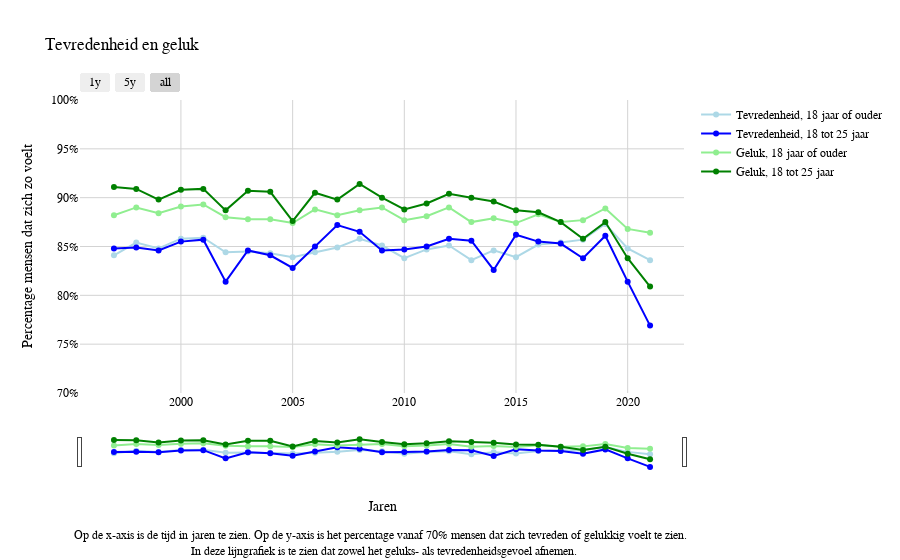

The code cell stored with this chart in its notebook:
### Code cell
trace1 = go.Scatter(x = gl['Category'], 
                    y = gl['Tevredenheid, 18 jaar of ouder'], 
                    mode = 'lines + markers', 
                    name = 'Tevredenheid, 18 jaar of ouder', 
                    marker = dict(color = 'lightblue'))
trace2 = go.Scatter(x = gl['Category'], 
                    y = gl['Tevredenheid, 18 tot 25 jaar'], 
                    mode = 'lines + markers', 
                    name = 'Tevredenheid, 18 tot 25 jaar',
                   marker = dict(color = 'blue'))
trace3 = go.Scatter(x = gl['Category'], 
                    y = gl['Geluk, 18 tot 25 jaar'], 
                    mode = 'lines + markers', 
                    name = 'Geluk, 18 tot 25 jaar',
                   marker = dict(color = 'green'))
trace4 = go.Scatter(x = gl['Category'], 
                    y = gl['Geluk, 18 jaar of ouder'], 
                    mode = 'lines + markers', 
                    name = 'Geluk, 18 jaar of ouder',
                   marker = dict(color = 'lightgreen'))

Layout = go.Layout(title = 'Tevredenheid en geluk',
                  xaxis = dict(title = 'Jaren', gridcolor = 'lightgrey'),
                  yaxis = dict(title = 'Percentage mensen dat zich zo voelt', tickformat = ',.0%', range = [0.7, 1], gridcolor = 'lightgrey'),
                   font = dict(family = 'Georgia', color = 'Black'),
                   plot_bgcolor = 'white',
                   paper_bgcolor = 'white',
    )
                  

fig = go.Figure(data = [trace1, trace2, trace4, trace3], layout = Layout)
fig.update_layout(
    xaxis=dict(
        rangeselector=dict(
            buttons=list([
                dict(count=1,
                     label="1y",
                     step="year",
                     stepmode="backward"),
                dict(count=5,
                     label="5y",
                     step="year",
                     stepmode="backward"),
                dict(step="all")
            ])
        ),
        rangeslider=dict(
            visible=True
        ),
        type="date"
    )
)

fig.add_annotation(
    xref="paper", yref="paper",
    x=0.5, y=-0.57,
    text="Op de x-axis is de tijd in jaren te zien. Op de y-axis is het percentage vanaf 70% mensen dat zich tevreden of gelukkig voelt te zien. <br> In deze lijngrafiek is te zien dat zowel het geluks- als tevredenheidsgevoel afnemen.",
    showarrow=False,
)
    
fig.show()

### Figure 1 — Plotly figure (JSON) as saved in the notebook; plotly's stock layout.template omitted (floating-point values rounded to 4 significant figures)
{"data": [{"marker": {"color": "lightblue"}, "mode": "lines+markers", "name": "Tevredenheid, 18 jaar of ouder", "type": "scatter", "x": [1997, 1998, 1999, 2000, 2001, 2002, 2003, 2004, 2005, 2006, 2007, 2008, 2009, 2010, 2011, 2012, 2013, 2014, 2015, 2016, 2017, 2018, 2019, 2020, 2021], "y": [0.841, 0.854, 0.848, 0.858, 0.859, 0.844, 0.845, 0.843, 0.839, 0.844, 0.849, 0.858, 0.851, 0.838, 0.847, 0.851, 0.836, 0.846, 0.839, 0.852, 0.854, 0.857, 0.873, 0.848, 0.836]}, {"marker": {"color": "blue"}, "mode": "lines+markers", "name": "Tevredenheid, 18 tot 25 jaar", "type": "scatter", "x": [1997, 1998, 1999, 2000, 2001, 2002, 2003, 2004, 2005, 2006, 2007, 2008, 2009, 2010, 2011, 2012, 2013, 2014, 2015, 2016, 2017, 2018, 2019, 2020, 2021], "y": [0.848, 0.849, 0.846, 0.855, 0.857, 0.814, 0.846, 0.841, 0.828, 0.85, 0.872, 0.865, 0.846, 0.847, 0.85, 0.858, 0.856, 0.826, 0.862, 0.855, 0.853, 0.838, 0.861, 0.814, 0.769]}, {"marker": {"color": "lightgreen"}, "mode": "lines+markers", "name": "Geluk, 18 jaar of ouder", "type": "scatter", "x": [1997, 1998, 1999, 2000, 2001, 2002, 2003, 2004, 2005, 2006, 2007, 2008, 2009, 2010, 2011, 2012, 2013, 2014, 2015, 2016, 2017, 2018, 2019, 2020, 2021], "y": [0.882, 0.89, 0.884, 0.891, 0.893, 0.88, 0.878, 0.878, 0.874, 0.888, 0.882, 0.887, 0.89, 0.877, 0.881, 0.89, 0.875, 0.879, 0.874, 0.883, 0.875, 0.877, 0.889, 0.868, 0.864]}, {"marker": {"color": "green"}, "mode": "lines+markers", "name": "Geluk, 18 tot 25 jaar", "type": "scatter", "x": [1997, 1998, 1999, 2000, 2001, 2002, 2003, 2004, 2005, 2006, 2007, 2008, 2009, 2010, 2011, 2012, 2013, 2014, 2015, 2016, 2017, 2018, 2019, 2020, 2021], "y": [0.911, 0.909, 0.898, 0.908, 0.909, 0.887, 0.907, 0.906, 0.876, 0.905, 0.898, 0.914, 0.9, 0.888, 0.894, 0.904, 0.9, 0.896, 0.887, 0.885, 0.875, 0.858, 0.875, 0.838, 0.809]}], "layout": {"annotations": [{"showarrow": false, "text": "Op de x-axis is de tijd in jaren te zien. Op de y-axis is het percentage vanaf 70% mensen dat zich tevreden of gelukkig voelt te zien. <br> In deze lijngrafiek is te zien dat zowel het geluks- als tevredenheidsgevoel afnemen.", "x": 0.5, "xref": "paper", "y": -0.57, "yref": "paper"}], "font": {"color": "Black", "family": "Georgia"}, "paper_bgcolor": "white", "plot_bgcolor": "white", "title": {"text": "Tevredenheid en geluk"}, "xaxis": {"gridcolor": "lightgrey", "rangeselector": {"buttons": [{"count": 1, "label": "1y", "step": "year", "stepmode": "backward"}, {"count": 5, "label": "5y", "step": "year", "stepmode": "backward"}, {"step": "all"}]}, "rangeslider": {"visible": true}, "title": {"text": "Jaren"}, "type": "date"}, "yaxis": {"gridcolor": "lightgrey", "range": [0.7, 1], "tickformat": ",.0%", "title": {"text": "Percentage mensen dat zich zo voelt"}}}}
